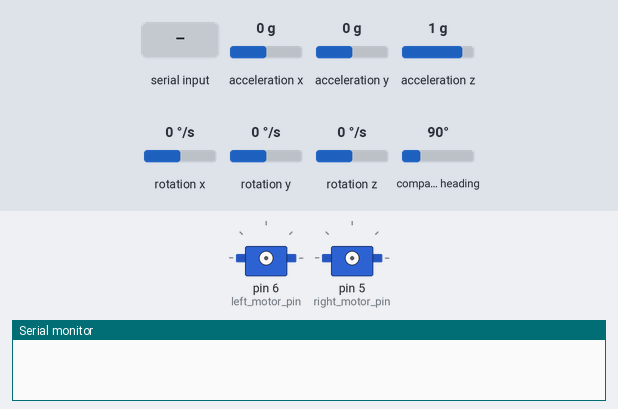
Simulated run of this sketch. Board: Arduino Uno, built with avr-gcc and run on an emulated ATmega328P. Shown: 2 × servo, the last lines printed to the serial monitor. The inputs (shaded band) are chosen by the test bench; at power-on: acceleration x 0 g, acceleration y 0 g, acceleration z 1 g, rotation x 0 °/s, rotation y 0 °/s, rotation z 0 °/s, compass heading 90°.

Above: at 0.1 s.
At 2.9 s:
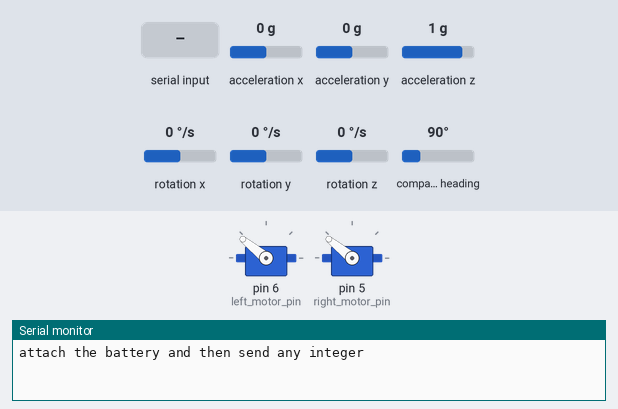
3.0 s: "90,45,200\n" received over Serial
At 36.6 s:
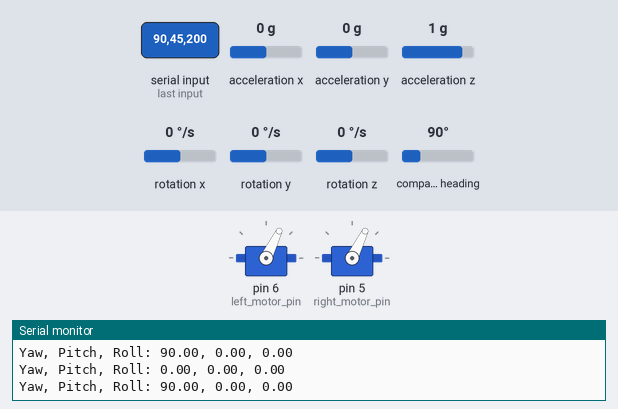
Timing chart, 0 to 36.9 s (numbered marks = the images above; inputs shaded):
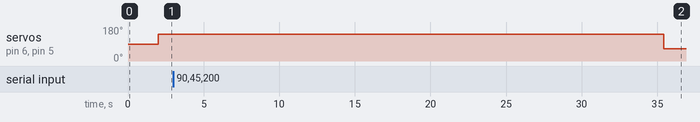

Measured:
- after the input at 3.0 s, servo on pin 6 (left_motor_pin), servo on pin 5 (right_motor_pin): 141° → 64° after 32.4 s

The sketch:

Final_code.ino
```cpp
//setting up MPU9250
#include "MPU9250.h"
MPU9250 mpu;
//x,y,z are the angles that will be stored
float x,y,z;

void setup_MPU9250(){
    Wire.begin();
    delay(2000);

    if (!mpu.setup(0x68)) {  // change to your own address
        while (1) {
            Serial.println("MPU connection failed. Please check your connection with `connection_check` example.");
            delay(5000);
        }
    }
}

//below are the errors with respect to the initial position
float x_error = 0;
float y_error = 0;
float z_error = 0;

void get_angles(){
  float x_value=0 , y_value=0, z_value=0;
  for(int i=0;i<10;i++){
    if (mpu.update()){
      x_value += mpu.getYaw();
      x_value-=x_error;
      y_value += mpu.getPitch();
      y_value-=y_error;
      z_value += mpu.getRoll();
      z_value -=z_error;
    }
    x = x_value/10;
    y=y_value/10;
    z=z_value/10;
  }
}
void display_angles(){
    Serial.print("Yaw, Pitch, Roll: ");
    Serial.print(x, 2);
    Serial.print(", ");
    Serial.print(y, 2);
    Serial.print(", ");
    Serial.println(z, 2);
    Serial.print("Yaw, Pitch, Roll: ");
    Serial.print(x_error, 2);
    Serial.print(", ");
    Serial.print(y_error, 2);
    Serial.print(", ");
    Serial.println(z_error, 2);
}

void calibrate_MPU9250(){
  float error1 =0,error2=0,error3=0;
  for(int i=0;i<300;i++){//just think of changing the value here and for the next loop, by seeing the values of the avg in the get_angle function
    get_angles();
    display_angles();
  }
  for(int i = 0;i<80;i++){
    get_angles();
    display_angles();
    error1 += x;
    error2 += y;
    error3 += z;
  }
  x_error = error1/80;
  y_error = error2/80;
  z_error = error3/80;
}
//setting up motors
#include <Servo.h>
Servo left_motor,right_motor;
int motor_speed = 1200;
int right_motor_speed = motor_speed;
int left_motor_speed = motor_speed;
int left_motor_pin = 6;
int right_motor_pin = 5;
void setup_motors(){
  left_motor.attach(left_motor_pin);
  right_motor.attach(right_motor_pin);
  Serial.println("attach the battery and then send any integer");
  while(!Serial.available()){
    left_motor.writeMicroseconds(2000);
    right_motor.writeMicroseconds(2000);
  }
  int x1 = Serial.parseInt();
  Serial.println("send any integer if you have heard 3 beeps");
  while(!Serial.available()){
    left_motor.writeMicroseconds(1000);
    right_motor.writeMicroseconds(1000);
  }
  x1 = Serial.parseInt();
  Serial.println("starting the loop in 4 seconds");
  delay(4000);
}

void setup(){
  Serial.begin(115200);
  setup_MPU9250();
  setup_motors();
  Serial.println("there will be values printing to calibrate, just don't worry about them");
  delay(2000);
  calibrate_MPU9250();
  Serial.println("done calibrating");
  while(!Serial.available());
  Serial.parseInt();
}

//terms needed for balancing
double previous_time=0,present_time=0;
double set_angle=0,
       present_angle=0,
       previous_angle=0,
       min_pid_i_angle=3;
double kp = 20,
       ki = 0.5,
       kd = 20;//keep this in hold untill you know the values of rate term
double pid_p,pid_i,pid_d;
double PID;
double set_motor_speed;
int min_motor_speed = 1050;
int max_motor_speed = 1850;
double error, previous_error;


void balance(){

  previous_error = error;
  previous_angle = present_angle;
  previous_time = present_time;

  present_angle = y;
  present_time = millis();
  error = present_angle- set_angle;
  double difference = present_angle-previous_angle;
  double time_elapsed = present_time-previous_time;


  pid_p = kp*(error);

  if(difference<min_pid_i_angle && difference>-1*(min_pid_i_angle)){
    pid_i += ki*(error);
  }
  if((error*previous_error<0) || (error>-0.3 & error<0.3)){
    pid_i = 0;
  }

  pid_d = kd*(error-previous_error)/time_elapsed;

  PID = pid_p+pid_d;
  //don't forget to check this +,- sign before starting the code by checking the angles using the IMU
  //if the angle in one direction are "+" then the pid sign should be "-" in that direction
  right_motor_speed = motor_speed;
  left_motor_speed = motor_speed;
  if(PID>8*motor_speed/100){
    PID = 8*motor_speed/100;
  }else if(PID<-8*motor_speed/100){
    PID = -8*motor_speed/100;
  }
  if(PID<0){
    right_motor_speed = motor_speed-(int)PID;
  }else{
    left_motor_speed = motor_speed+(int)PID;
  }


 //you should also check if the motors will go with the same speed if same microseconds are given
 //other wise change it accordingly
}
void run_motor(){
  left_motor.writeMicroseconds(left_motor_speed);
  right_motor.writeMicroseconds(right_motor_speed);
}

void control_motor_speed(int &motor_speed){
  int speed = Serial.parseInt();
  if(speed>999){
    motor_speed = speed;
  }
}
int count = 0;
void loop(){
  get_angles();
  display_angles();
  balance();
  if(Serial.available()){
    control_motor_speed(motor_speed);
  }
  run_motor();

}
```
